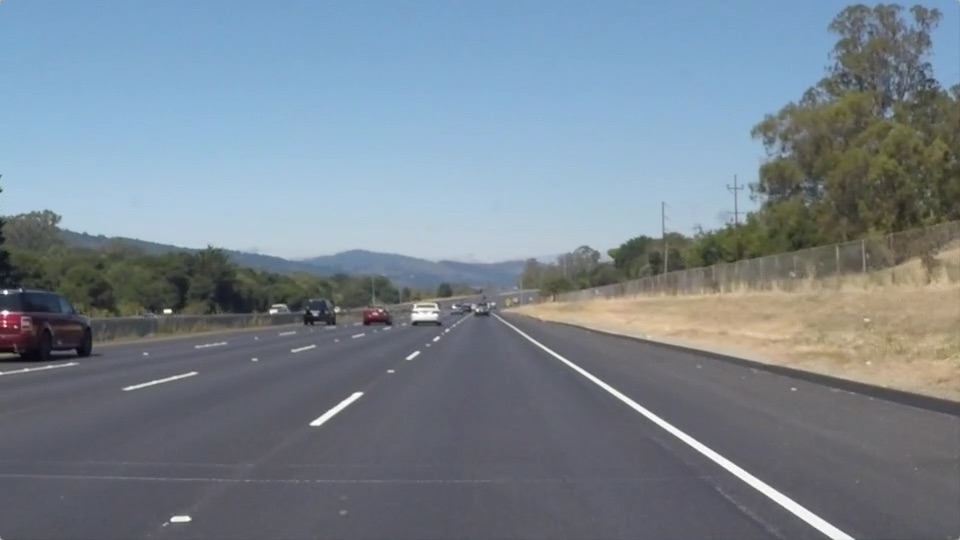
#> input picture test_images/solidWhiteRight.jpg, 960 x 540 px
$ jupyter execute --allow-errors P1.ipynb   (shell and % lines are left out)
#> lines starting #> are read from the running program, lines starting #| are printed output that depends on the picture; after the words box and inside, x2 and y2 are one past the last pixel; in counts of white or black regions, pixels touching at a corner belong together
# Self-Driving Car Engineer Nanodegree

## Project: **Finding Lane Lines on the Road**
***
In this project, you will use the tools you learned about in the lesson to identify lane lines on the road.  You can develop your pipeline on a series of individual images, and later apply the result to a video stream (really just a series of images). Check out the video clip "raw-lines-example.mp4" (also contained in this repository) to see what the output should look like after using the helper functions below.

Once you have a result that looks roughly like "raw-lines-example.mp4", you'll need to get creative and try to average and/or extrapolate the line segments you've detected to map out the full extent of the lane lines.  You can see an example of the result you're going for in the video "P1_example.mp4".  Ultimately, you would like to draw just one line for the left side of the lane, and one for the right.

In addition to implementing code, there is a brief writeup to complete. The writeup should be completed in a separate file, which can be either a markdown file or a pdf document. There is a [write up template](https://github.com/udacity/CarND-LaneLines-P1/blob/master/writeup_template.md) that can be used to guide the writing process. Completing both the code in the Ipython notebook and the writeup template will cover all of the [rubric points](https://review.udacity.com/#!/rubrics/322/view) for this project.

---
Let's have a look at our first image called 'test_images/solidWhiteRight.jpg'.  Run the 2 cells below (hit Shift-Enter or the "play" button above) to display the image.

**Note: If, at any point, you encounter frozen display windows or other confounding issues, you can always start again with a clean slate by going to the "Kernel" menu above and selecting "Restart & Clear Output".**

---

**The tools you have are color selection, region of interest selection, grayscaling, Gaussian smoothing, Canny Edge Detection and Hough Tranform line detection.  You  are also free to explore and try other techniques that were not presented in the lesson.  Your goal is piece together a pipeline to detect the line segments in the image, then average/extrapolate them and draw them onto the image for display (as below).  Once you have a working pipeline, try it out on the video stream below.**

---

<figure>

 <figcaption>
 <p></p>
 <p style="text-align: center;"> Your output should look something like this (above) after detecting line segments using the helper functions below </p>
 </figcaption>
</figure>
 <p></p>
<figure>

 <figcaption>
 <p></p>
 <p style="text-align: center;"> Your goal is to connect/average/extrapolate line segments to get output like this</p>
 </figcaption>
</figure>

**Run the cell below to import some packages.  If you get an `import error` for a package you've already installed, try changing your kernel (select the Kernel menu above --> Change Kernel).  Still have problems?  Try relaunching Jupyter Notebook from the terminal prompt.  Also, consult the forums for more troubleshooting tips.**

## Import Packages

[cell 1]
import sys
#sys.path
#> (the rest of this cell did not finish here and is left out)

[cell 2]
#importing some useful packages

import matplotlib.pyplot as plt
import matplotlib.image as mpimg
import numpy as np
import cv2

## Read in an Image

[cell 3]
#reading in an image
image = mpimg.imread('test_images/solidWhiteRight.jpg')
#> image is the input picture: shape (540, 960, 3); mean R, G, B 120.3, 132.6, 143.7


#printing out some stats and plotting
print('This image is:', type(image), 'with dimensions:', image.shape)
#| This image is: <class 'numpy.ndarray'> with dimensions: (540, 960, 3)
plt.imshow(image)  # if you wanted to show a single color channel image called 'gray', for example, call as plt.imshow(gray, cmap='gray')

## Ideas for Lane Detection Pipeline

**Some OpenCV functions (beyond those introduced in the lesson) that might be useful for this project are:**

`cv2.inRange()` for color selection
`cv2.fillPoly()` for regions selection
`cv2.line()` to draw lines on an image given endpoints
`cv2.addWeighted()` to coadd / overlay two images
`cv2.cvtColor()` to grayscale or change color
`cv2.imwrite()` to output images to file
`cv2.bitwise_and()` to apply a mask to an image

**Check out the OpenCV documentation to learn about these and discover even more awesome functionality!**

## Helper Functions

Below are some helper functions to help get you started. They should look familiar from the lesson!

[cell 4]
import math

# [7 lines left out: function grayscale, not called in this run]
    # Or use BGR2GRAY if you read an image with cv2.imread()
    # return cv2.cvtColor(img, cv2.COLOR_BGR2GRAY)

def canny(img, low_threshold, high_threshold):
    """Applies the Canny transform"""
    return cv2.Canny(img, low_threshold, high_threshold)

def gaussian_blur(img, kernel_size):
    """Applies a Gaussian Noise kernel"""
    return cv2.GaussianBlur(img, (kernel_size, kernel_size), 0)

def region_of_interest(img, vertices):
    """
    Applies an image mask.

    Only keeps the region of the image defined by the polygon
    formed from `vertices`. The rest of the image is set to black.
    `vertices` should be a numpy array of integer points.
    """
    #defining a blank mask to start with
    mask = np.zeros_like(img)

    #defining a 3 channel or 1 channel color to fill the mask with depending on the input image
    if len(img.shape) > 2:
        channel_count = img.shape[2]  # i.e. 3 or 4 depending on your image
        ignore_mask_color = (255,) * channel_count
    else:
        ignore_mask_color = 255

    #filling pixels inside the polygon defined by "vertices" with the fill color
    cv2.fillPoly(mask, vertices, ignore_mask_color)

    #returning the image only where mask pixels are nonzero
    masked_image = cv2.bitwise_and(img, mask)
    return masked_image


def draw_lines(img, lines, color=[255, 0, 0], thickness=4):
    """
    NOTE: this is the function you might want to use as a starting point once you want to
    average/extrapolate the line segments you detect to map out the full
    extent of the lane (going from the result shown in raw-lines-example.mp4
    to that shown in P1_example.mp4).

    Think about things like separating line segments by their
    slope ((y2-y1)/(x2-x1)) to decide which segments are part of the left
    line vs. the right line.  Then, you can average the position of each of
    the lines and extrapolate to the top and bottom of the lane.

    This function draws `lines` with `color` and `thickness`.
    Lines are drawn on the image inplace (mutates the image).
    If you want to make the lines semi-transparent, think about combining
    this function with the weighted_img() function below
    """
    for line in lines:
        for x1,y1,x2,y2 in line:
            cv2.line(img, (x1, y1), (x2, y2), color, thickness)

def hough_lines(img, rho, theta, threshold, min_line_len, max_line_gap, function):
    """
    `img` should be the output of a Canny transform.

    Returns an image with hough lines drawn.
    """
    lines = cv2.HoughLinesP(img, rho, theta, threshold, np.array([]), minLineLength=min_line_len, maxLineGap=max_line_gap)
    line_img = np.zeros((img.shape[0], img.shape[1], 3), dtype=np.uint8)

    if function == "draw_lines":
        draw_lines(line_img, lines)
    elif function == "modified_draw_lines":
        modified_draw_lines(line_img, lines)


    return (line_img, lines)

# Python 3 has support for cool math symbols.

def weighted_img(img, initial_img, α=0.8, β=1., γ=0.):
    """
    `img` is the output of the hough_lines(), An image with lines drawn on it.
    Should be a blank image (all black) with lines drawn on it.

    `initial_img` should be the image before any processing.

    The result image is computed as follows:

    initial_img * α + img * β + γ
    NOTE: initial_img and img must be the same shape!
    """
    return cv2.addWeighted(initial_img, α, img, β, γ)


def toHLS(img):
    img = cv2.cvtColor(img,cv2.COLOR_RGB2HLS)#convert the image to HLS

    white_lower = np.uint8([  0, 205,   0])
    white_upper = np.uint8([255, 255, 255])
    white_filter = cv2.inRange(img, white_lower, white_upper)#white filter with lower and upper range of  white color

    yellow_lower = np.uint8([ 12,   0, 100])
    yellow_upper = np.uint8([ 35, 255, 255])
    yellow_filter = cv2.inRange(img, yellow_lower, yellow_upper)# yellow filter with lower and upper range of yellow color

    final_mask = cv2.bitwise_or(white_filter, yellow_filter)

    return cv2.bitwise_and(img, img, mask = final_mask)

pos_slope_x = []
pos_slope_y = []
neg_slope_x = []
neg_slope_y = []

def reset():

    """ Resets the global variables """

    global pos_slope_x
    global pos_slope_y
    global neg_slope_x
    global neg_slope_y

    pos_slope_x = []
    pos_slope_y = []
    neg_slope_x = []
    neg_slope_y = []


def modified_draw_lines(img, lines, color=[255, 0, 0], thickness = 8):

    """ A modified Draw Lines function with interpolation to draw a single smooth line on the lanes"""


    global pos_slope_x
    global pos_slope_y
    global neg_slope_x
    global neg_slope_y

    pos_slope_x = pos_slope_x[-25:]
    pos_slope_y = pos_slope_y[-25:]
    neg_slope_x = pos_slope_x[-25:]
    neg_slope_y = pos_slope_y[-25:]

    imgX = img.shape[1]
    imgY = img.shape[0]


    for line in lines:
        for x1,y1,x2,y2 in line:
            slope = ((y2-y1)/(x2-x1))
            if slope < -0.6 and slope > -0.9:
                neg_slope_x.extend((x1,x2))
                neg_slope_y.extend((y1,y2))
            elif slope < 0.7 and slope > 0.5 :
                pos_slope_x.extend((x1,x2))
                pos_slope_y.extend((y1,y2))


    if len(pos_slope_x) > 0 and len(pos_slope_y) > 0:
        m,b = np.polyfit(pos_slope_x, pos_slope_y, 1)
        cv2.line(img, (0, int(b)),(imgX, int(imgX * m + b)), color, thickness)

    if len(neg_slope_x) > 0 and len(neg_slope_y) > 0:
        m,b = np.polyfit(neg_slope_x, neg_slope_y, 1)
        cv2.line(img, (0, int(b)), (imgX, int(imgX * m + b)), color, thickness)

## Test Images

Build your pipeline to work on the images in the directory "test_images"
**You should make sure your pipeline works well on these images before you try the videos.**

[cell 5]
import os
img_list = os.listdir("test_images/")

## Build a Lane Finding Pipeline

Build the pipeline and run your solution on all test_images. Make copies into the `test_images_output` directory, and you can use the images in your writeup report.

Try tuning the various parameters, especially the low and high Canny thresholds as well as the Hough lines parameters.

[cell 6]
# TODO: Build your pipeline that will draw lane lines on the test_images

def process_image(img,function):

    reset()

    # Tuning parameters
    kernel_size = 15
    low_threshold = 100
    high_threshold = 200
    vertices = np.array([[(60,img.shape[0]),(450,320), (490, 320), (img.shape[1],img.shape[0])]], dtype=np.int32)


    # Hough transform parameters

    rho = 1 # distance resolution in pixels of the Hough grid
    theta = np.pi/180 # angular resolution in radians of the Hough grid
    threshold = 50     # minimum number of votes (intersections in Hough grid cell)
    min_line_length = 15 #minimum number of pixels making up a line
    max_line_gap = 300    # maximum gap in pixels between connectable line segments
    line_image = np.copy(image)*0 # creating a blank to draw lines on

    # Draw line type i.e. raw or smooth

    if function == "raw":
        function = "draw_lines" # raw
    if function == "smooth":
        function = "modified_draw_lines" # smooth


    # PIPELINE
    copy_img = np.copy(img)
    img = toHLS(img)
    gray = cv2.cvtColor(img, cv2.COLOR_RGB2GRAY)
    gray_blur = gaussian_blur(gray, kernel_size)
    edges = canny(img, low_threshold, high_threshold)
    masked_image = region_of_interest(edges, vertices)
    lin_img, lines = hough_lines(masked_image, rho, theta, threshold, min_line_length, max_line_gap, function)
    lin_img = region_of_interest(lin_img, vertices)
    output_img = weighted_img(lin_img, copy_img, α=0.8, β=1., γ=0.)


    return output_img

[cell 7]
for i in img_list:
    #reset()
    count = 1
    im = 'test_images/'+i
    img = mpimg.imread(im)
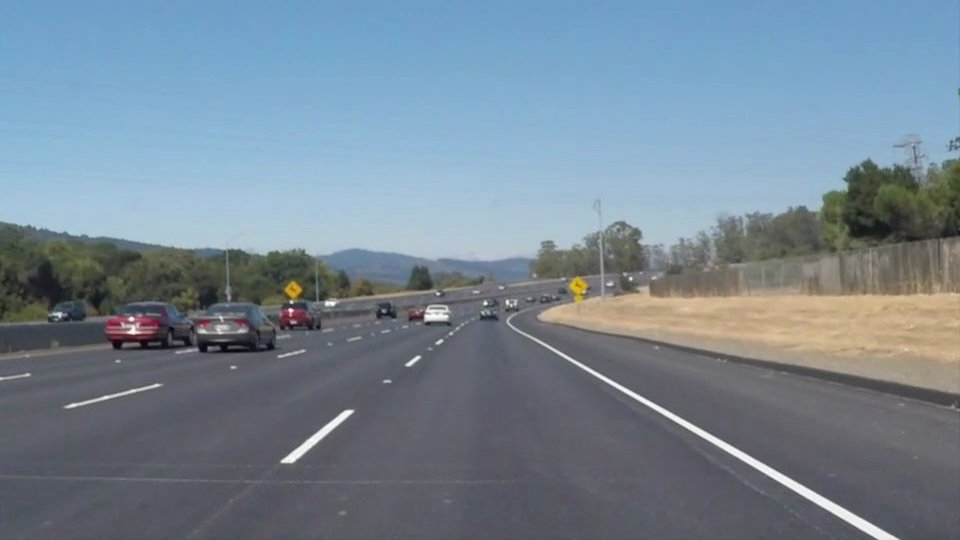
#> input picture test_images/solidWhiteCurve.jpg, 960 x 540 px
#> img is the input picture: shape (540, 960, 3); mean R, G, B 118.5, 134.5, 148.1

    output_image1 = process_image(img, "raw")
#> in toHLS, `white_filter = cv2.inRange(img, white_lower, white_upper)#white filter..`:
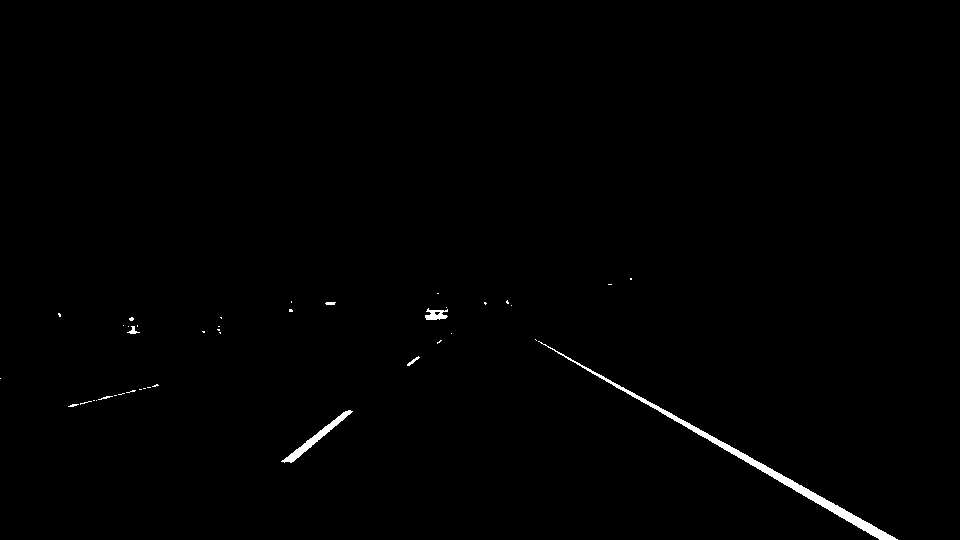
#> white_filter: shape (540, 960); 0.63% white; 41 white regions (33 under 20 px), largest, box (x1, y1, x2, y2) and area: (538, 341, 898, 540) 2215, (281, 410, 353, 463) 543, (425, 308, 448, 320) 171
#> in toHLS, `yellow_filter = cv2.inRange(img, yellow_lower, yellow_upper)# yellow f..`:
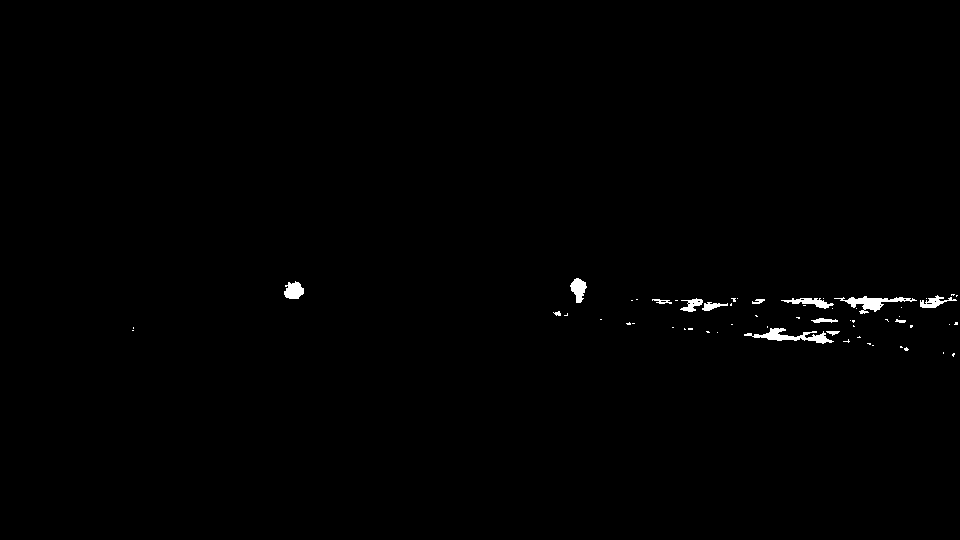
#> yellow_filter: shape (540, 960); 0.53% white; 59 white regions (45 under 20 px), largest, box (x1, y1, x2, y2) and area: (744, 328, 834, 344) 530, (834, 296, 917, 314) 497, (284, 281, 304, 299) 263
#> in toHLS, `final_mask = cv2.bitwise_or(white_filter, yellow_filter)`:
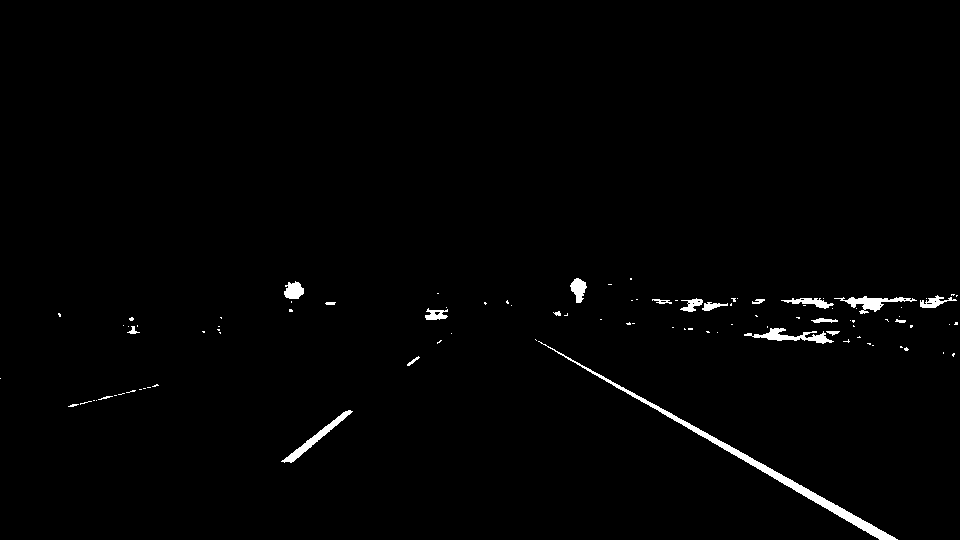
#> final_mask: shape (540, 960); 1.2% white; 98 white regions (76 under 20 px), largest, box (x1, y1, x2, y2) and area: (538, 341, 898, 540) 2215, (281, 410, 353, 463) 543, (744, 328, 834, 344) 530
#> in region_of_interest, `cv2.fillPoly(mask, vertices, ignore_mask_color)`:
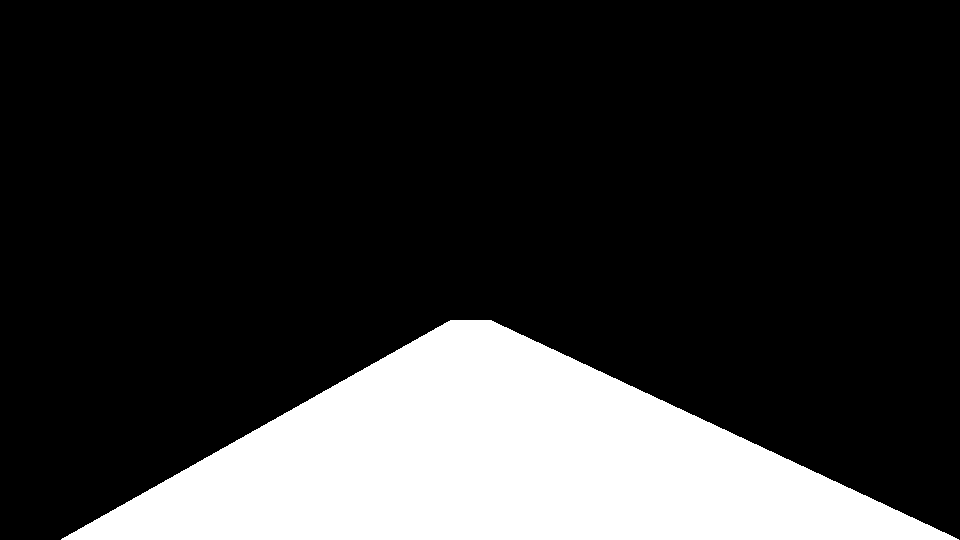
#> mask: shape (540, 960); 20% white; 1 white region, box (x1, y1, x2, y2) and area: (61, 320, 959, 540) 103501
#> in region_of_interest, `masked_image = cv2.bitwise_and(img, mask)`:
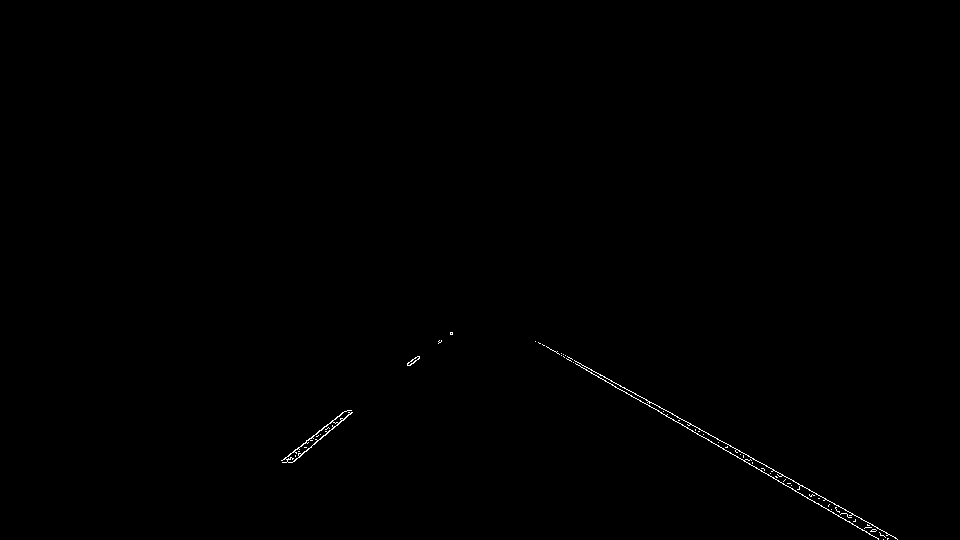
#> masked_image: shape (540, 960); 0.24% white in thin lines or dots, all inside (x1, y1, x2, y2) = (281, 332, 898, 540)
#> in hough_lines, `lines = cv2.HoughLinesP(img, rho, theta, threshold, np.array([]), minL..`: lines = [[538, 342, 878, 538], [569, 357, 896, 538], [290, 462, 451, 332], [557, 351, 735, 450], [282, 460, 415, 357]]
#> the loop in draw_lines, `for line in lines:` made 5 passes
#> in weighted_img, `return cv2.addWeighted(initial_img, α, img, β, γ)`:
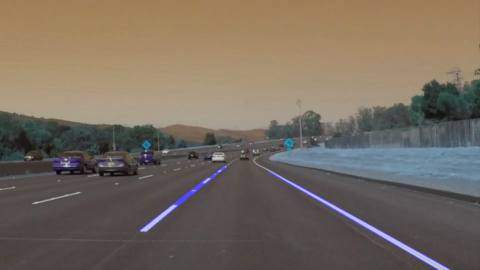
#> returned value: shape (540, 960, 3) (shown at 1/2 size); mean of channels 0, 1, 2 96.1, 107.6, 118.5; drawn as B, G, R
    output_image2 = process_image(img, "smooth")
#> the loop in modified_draw_lines, `for line in lines:` made 5 passes
#> after the loop in modified_draw_lines, `for line in lines:`: neg_slope_x = [290, 451, 282, 415]; neg_slope_y = [462, 332, 460, 357]; pos_slope_x = [538, 878, 569, 896, 557, 735]; pos_slope_y = [342, 538, 357, 538, 351, 450]
#> in modified_draw_lines, `m,b = np.polyfit(pos_slope_x, pos_slope_y, 1)`: m = 0.564; b = 36.98
#> in modified_draw_lines, `cv2.line(img, (0, int(b)),(imgX, int(imgX * m + b)), color, thickness)`:
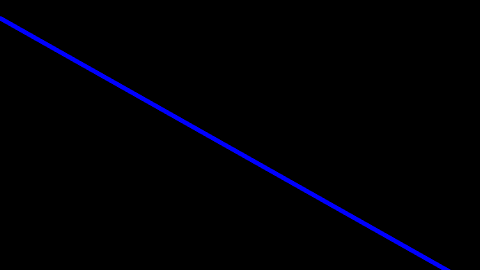
#> img: shape (540, 960, 3) (shown at 1/2 size); mean of channels 0, 1, 2 4.5, 0, 0; drawn as B, G, R
#> in modified_draw_lines, `m,b = np.polyfit(neg_slope_x, neg_slope_y, 1)`: m = -0.788; b = 686.1
#> in modified_draw_lines, `cv2.line(img, (0, int(b)), (imgX, int(imgX * m + b)), color, thickness)`:
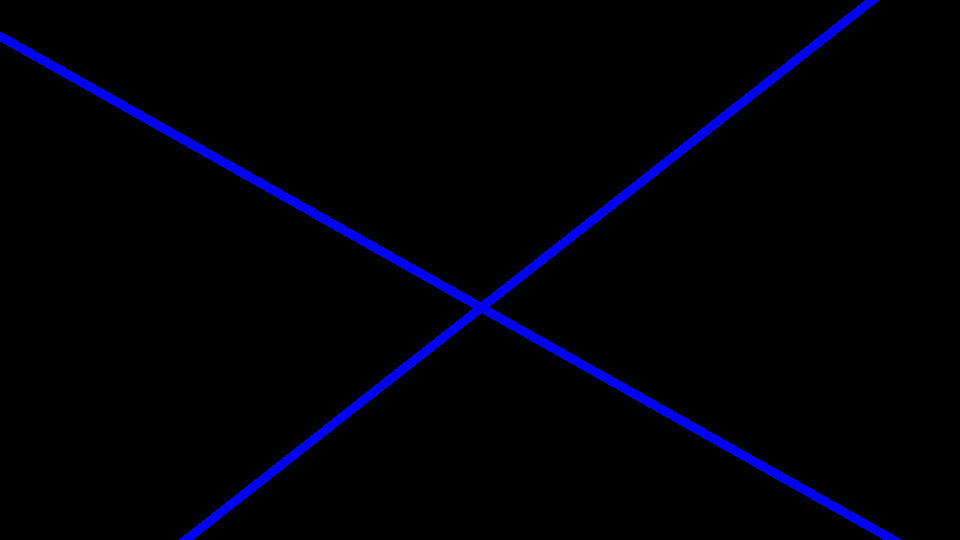
#> img: shape (540, 960, 3); 1.48% of pixels changed, all inside (x1, y1, x2, y2) = (179, 0, 879, 540); drawn as B, G, R
    o = 'test_images_output/'+ i

    f = plt.figure()
    f.set_figheight(20)
    f.set_figwidth(20)

    plt.subplot(1,2,count)
    plt.imshow(output_image1)
    plt.title(im+'- Non Extrapolated')

    plt.subplot(1,2,count+1)
    plt.imshow(output_image2)
    plt.title(im+'- Extrapolated')

    f.savefig(o)
    count = count + 1
